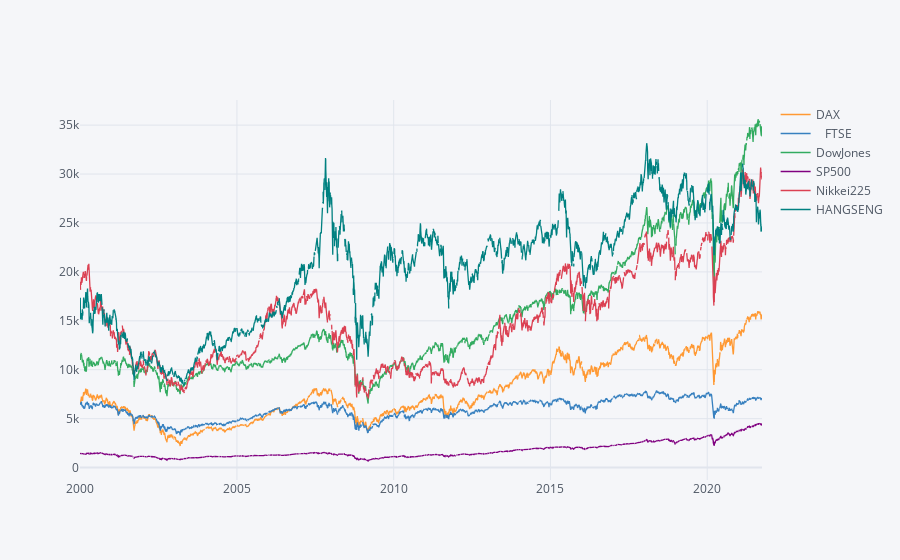

The code cell stored with this chart in its notebook:
### Code cell
def plot_stocks(df_stock:[]=None,names:[]= None):
    sns.set_style('whitegrid')
    import cufflinks as cf
    cf.go_offline()

    for name in names:
        df_stock[name]['Close'].plot(figsize=(16,10),label=name)


    df_stock.xs(key='Close',axis=1,level='Stock Info').iplot()
    plt.grid(True)
    plt.legend()
    plt.show()
    sns.heatmap(df_stock.xs(key='Close',axis=1,level='Stock Info').corr(),annot=True)
    sns.clustermap(df_stock.xs(key='Close',axis=1,level='Stock Info').corr(),annot=True)
plot_stocks(df_stock=indizes_df,names=labels)

### Figure 1 — Plotly figure (JSON) as saved in the notebook; plotly's stock layout.template omitted (floating-point values rounded to 4 significant figures; data arrays with more than 128 entries replaced by an {"elided": "..."} marker saying what was removed)
{"data": [{"line": {"color": "rgba(255, 153, 51, 1.0)", "dash": "solid", "shape": "linear", "width": 1.3}, "mode": "lines", "name": "DAX", "text": "", "type": "scatter", "x": {"elided": "5659 str values"}, "y": {"elided": "5659 mixed values"}}, {"line": {"color": "rgba(55, 128, 191, 1.0)", "dash": "solid", "shape": "linear", "width": 1.3}, "mode": "lines", "name": "   FTSE", "text": "", "type": "scatter", "x": {"elided": "5659 str values"}, "y": {"elided": "5659 mixed values"}}, {"line": {"color": "rgba(50, 171, 96, 1.0)", "dash": "solid", "shape": "linear", "width": 1.3}, "mode": "lines", "name": "DowJones", "text": "", "type": "scatter", "x": {"elided": "5659 str values"}, "y": {"elided": "5659 mixed values"}}, {"line": {"color": "rgba(128, 0, 128, 1.0)", "dash": "solid", "shape": "linear", "width": 1.3}, "mode": "lines", "name": "SP500", "text": "", "type": "scatter", "x": {"elided": "5659 str values"}, "y": {"elided": "5659 mixed values"}}, {"line": {"color": "rgba(219, 64, 82, 1.0)", "dash": "solid", "shape": "linear", "width": 1.3}, "mode": "lines", "name": "Nikkei225", "text": "", "type": "scatter", "x": {"elided": "5659 str values"}, "y": {"elided": "5659 mixed values"}}, {"line": {"color": "rgba(0, 128, 128, 1.0)", "dash": "solid", "shape": "linear", "width": 1.3}, "mode": "lines", "name": "HANGSENG", "text": "", "type": "scatter", "x": {"elided": "5659 str values"}, "y": {"elided": "5659 mixed values"}}], "layout": {"legend": {"bgcolor": "#F5F6F9", "font": {"color": "#4D5663"}}, "paper_bgcolor": "#F5F6F9", "plot_bgcolor": "#F5F6F9", "title": {"font": {"color": "#4D5663"}}, "xaxis": {"gridcolor": "#E1E5ED", "showgrid": true, "tickfont": {"color": "#4D5663"}, "title": {"font": {"color": "#4D5663"}, "text": ""}, "zerolinecolor": "#E1E5ED"}, "yaxis": {"gridcolor": "#E1E5ED", "showgrid": true, "tickfont": {"color": "#4D5663"}, "title": {"font": {"color": "#4D5663"}, "text": ""}, "zerolinecolor": "#E1E5ED"}}}
